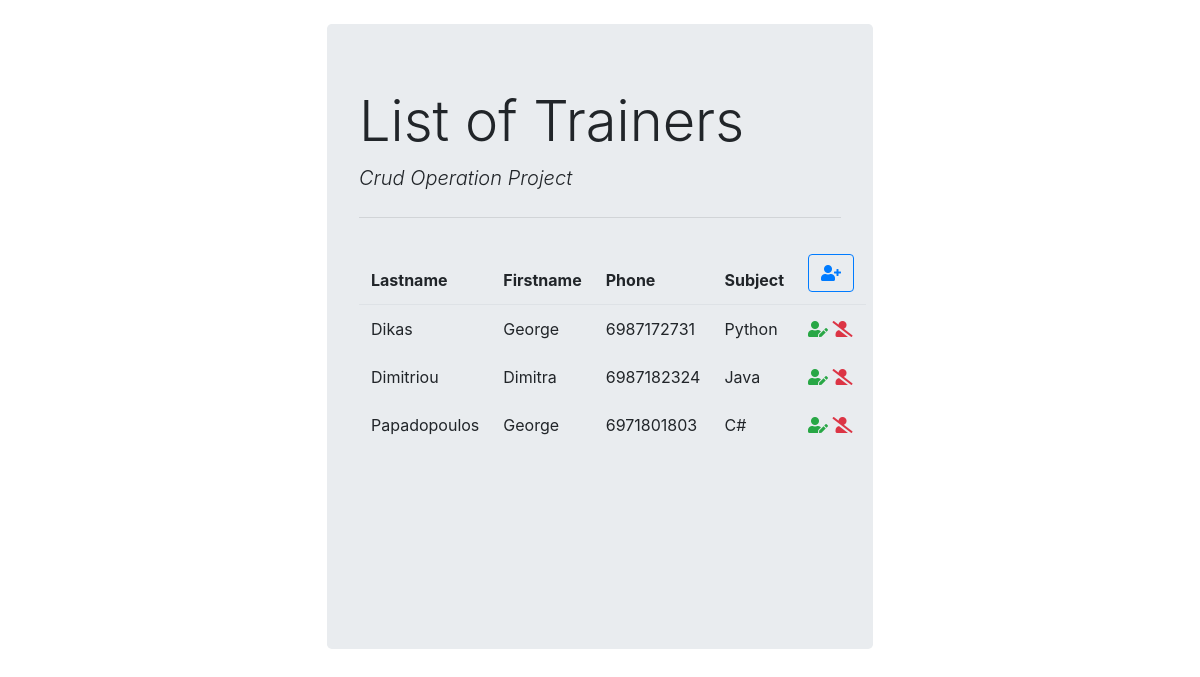
The page /list/ on the database as committed earlier.
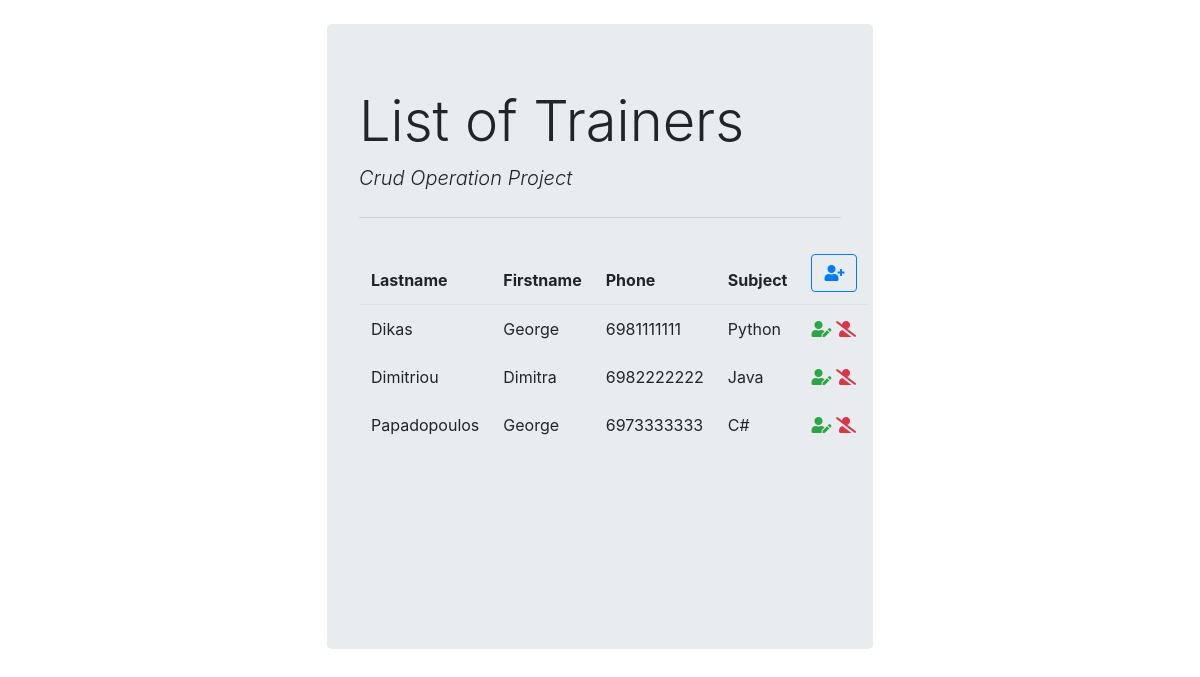
The same page on the database as committed later.
### trainer_app/models.py (models this page shows, shortened)
class Trainer(models.Model):
    firstname = models.CharField(max_length=30)
    lastname = models.CharField(max_length=30)
    phone = models.IntegerField()
    subject = models.ForeignKey(Subject, on_delete=models.PROTECT)
    class Meta:
        ordering = ["lastname", "firstname", "subject"]

class Subject(models.Model):
    name = models.CharField(max_length=20)
    def __str__(self):
        return self.name

### trainer_app/views.py (the view)
# urls.py: path('list/', views.listTrainerView, name='listTrainerView'),
def listTrainerView(request):
    paginator = Paginator(Trainer.objects.all(), 7)
    page_number = request.GET.get('page')
    page_obj = paginator.get_page(page_number)
    return render(request, 'trainer_app/trainer_list.html', {'page_obj':page_obj})

### trainer_app/templates/trainer_app/trainer_list.html (shortened to what this page needs)
{% extends 'trainer_app/base.html' %}
{% block content %}
    <h1 class="display-4">List of Trainers</h1>
    <p class="lead font-italic">Crud Operation Project</p>
    <hr class="my-4">
    <table class="table table-borderless table-hover">
        <thead class="border-bottom font-weight-bold">
            <tr>
                <th>Lastname</th>
                <th>Firstname</th>
                <th>Phone</th>
                <th>Subject</th>
                <th>
                    <a href="{% url 'regTrainerView' %}" class="btn btn-outline-primary">
                        <i class="fas fa-user-plus"></i>
                    </a>
                </th>
            </tr>
        </thead>
        <tbody>
            {% for trainer in page_obj %}
                <tr>
                    <td>{{trainer.lastname}}</td>
                    <td>{{trainer.firstname}}</td>
                    <td>{{trainer.phone}}</td>
                    <td>{{trainer.subject}}</td>
                    <td>
                        <a href="{% url 'updTrainerView' trainer.id trainer.lastname trainer.firstname %}" class="text-success">
                            <i class="fas fa-user-edit"></i>
                        </a>
                        <a href="{% url 'delTrainerView' trainer.id %}"
                        onclick="return confirm('Are you sure you want to delete this trainer?');">
                            <i class="fas fa-user-slash text-danger"></i>
                        </a>
                    </td>
                </tr>
            {% endfor %}
        </tbody>
    </table>
{% endblock %}

Rows that differ between the two databases and show on the page:
changed Trainer "Dikas": phone "6987172731" → "6981111111"
changed Trainer "Dimitriou": phone "6987182324" → "6982222222"
changed Trainer "Papadopoulos": phone "6971801803" → "6973333333"
